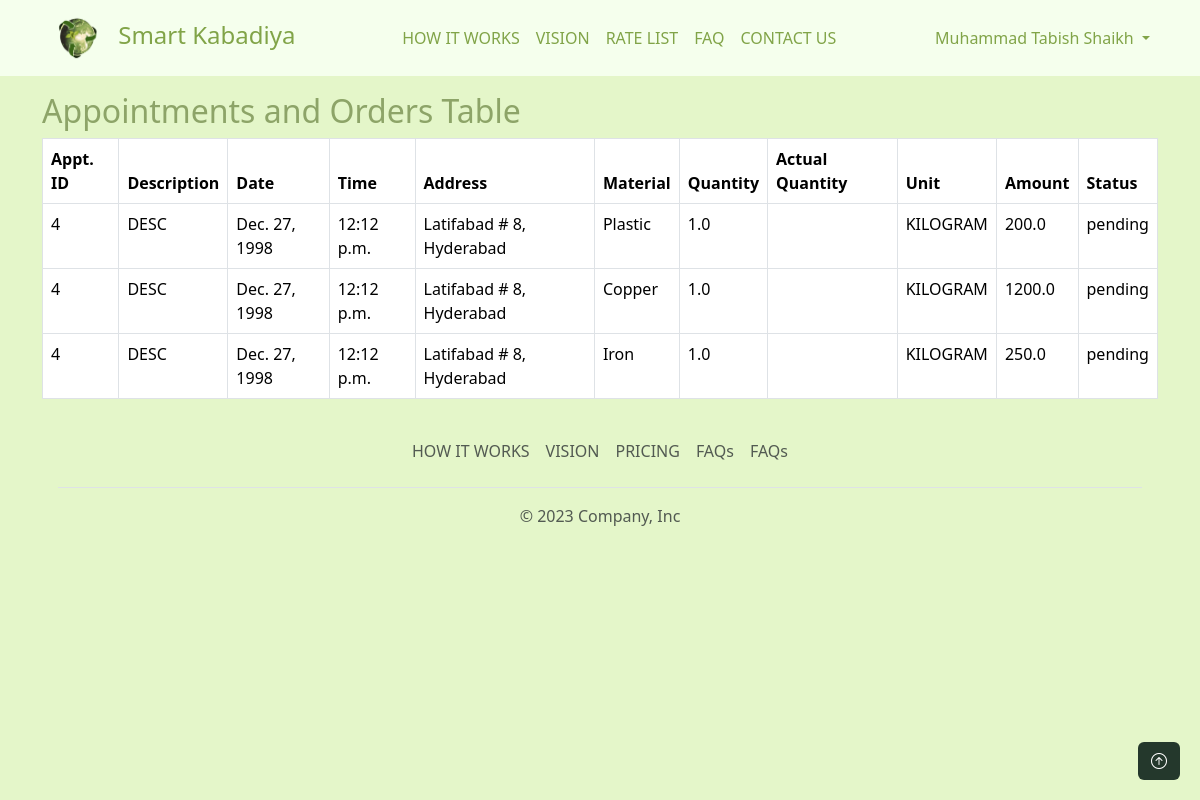
The page /customer/ (signed in) on the database its author committed.
### users/models.py (models this page shows, shortened)
class User(AbstractUser):
    username = None
    email = models.EmailField(unique=True)
    user_type = models.CharField(max_length=10, choices=[(tag.name, tag.value) for tag in UserType], default=UserType.CUSTOMER.value)
    USERNAME_FIELD = 'email'
    REQUIRED_FIELDS = []
    objects = UserManager()
    def is_customer(self):
        return self.user_type == UserType.CUSTOMER.value

### main/models.py (models this page shows, shortened)
class Appointment(TimestampedModel):
    customer = models.ForeignKey(User, on_delete=models.CASCADE, related_name="customer")
    employee = models.ForeignKey(User, on_delete=models.CASCADE, related_name="employee")
    address = models.CharField(max_length=100)
    city = models.CharField(max_length=100)
    state = models.CharField(max_length=100)
    country = models.CharField(max_length=100)
    contact = models.CharField(max_length=100)
    description = models.TextField()
    date = models.DateField()
    time = models.TimeField()
    status = models.CharField(max_length=10, choices=[(tag.name, tag.value) for tag in AppointmentStatus], default=AppointmentStatus.ACTIVE.value)

class Material(TimestampedModel):
    name = models.CharField(max_length=20)
    unit = models.CharField(max_length=20, choices=[(tag.name, tag.value) for tag in MaterialUnits], default=MaterialUnits.GRAM.value)
    rate = models.FloatField()

class Order(TimestampedModel):
    material = models.ForeignKey(Material, on_delete=models.CASCADE)
    quantity = models.FloatField()
    actual_quantity = models.FloatField()
    amount = models.FloatField()
    appointment = models.ForeignKey(Appointment, on_delete=models.CASCADE)

### customer/views.py (the view)
# urls.py: path("", views.customer_index, name="customer_index"),
def customer_index(request):
    appointments = Appointment.objects.filter(customer=request.user)
    res = []
    for appointment in appointments:
        orders = Order.objects.filter(appointment=appointment).order_by('-created_at')
        for order in orders:
            res.append({
                "id": appointment.id,
                "description": appointment.description,
                "date": appointment.date,
                "time": appointment.time,
                "address": appointment.address,
                "material": order.material.name,
                "unit": order.material.unit,
                "quantity": order.quantity,
                "amount": order.amount,
                "status": appointment.status,
            })
    context = {
        "appointments": res
    }
    return render(request, 'customer/index.html', context)

### customer/templates/customer/index.html
{% extends "users/base.html" %}
{% load static %}
{% block content %}
<div class="container">
  <h2>Appointments and Orders Table</h2>
  <table class="table table-bordered">
      <thead>
          <tr>
              <th>Appt. ID</th>
              <th>Description</th>
              <th>Date</th>
              <th>Time</th>
              <th>Address</th>
              <th>Material</th>
              <th>Quantity</th>
              <th>Actual Quantity</th>
              <th>Unit</th>
              <th>Amount</th>
              <th>Status</th>
          </tr>
      </thead>
      <tbody>
          {% for appointment in appointments %}
                  <tr>
                      <td>{{ appointment.id }}</td>
                      <td>{{ appointment.description }}</td>
                      <td>{{ appointment.date }}</td>
                      <td>{{ appointment.time }}</td>
                      <td>{{ appointment.address }}</td>
                      <td>{{ appointment.material }}</td>
                      <td>{{ appointment.quantity }}</td>
                      <td>{{ appointment.actual_quantity }}</td>
                      <td>{{ appointment.unit }}</td>
                      <td>{{ appointment.amount }}</td>
                      <td>{{ appointment.status }}</td>
                  </tr>
          {% endfor %}
      </tbody>
  </table>
</div>
{% endblock content %}

### users/templates/users/base.html (shortened to what this page needs)
{% load static %}
<!Doctype html>
<html lang="en">
  <head>
    <link href="https://cdn.jsdelivr.net/npm/bootstrap@5.3.2/dist/css/bootstrap.min.css" rel="stylesheet">
    <link rel="stylesheet" href="https://cdn.jsdelivr.net/npm/bootstrap-icons@1.11.1/font/bootstrap-icons.css">
    <link rel="stylesheet" href="{% static 'users/custom.css' %}">
  </head>
  <body>
    <nav class="navbar navbar-expand-lg bg-body-tertiary mb-3">
      <div class="container">
        <a class="navbar-brand" href="{% url 'index' %}">
          <img src="{% static 'fresh-logo.png' %}" alt="Logo" width="70" height="50" class="">
          Smart Kabadiya
        </a>
        <div class="collapse navbar-collapse" id="navbarSupportedContent">
          <ul class="navbar-nav mx-auto mb-2 mb-lg-0">
            <li class="nav-item">
              <a class="nav-link"href="{% url "index" %}#how-it-works">HOW IT WORKS</a>
            </li>
            <li class="nav-item">
              <a class="nav-link"href="{% url "index" %}#our-mission">VISION</a>
            </li>
            <li class="nav-item">
              <a class="nav-link"href="{% url "index" %}#pricing">RATE LIST</a>
            </li>
            <li class="nav-item">
              <a class="nav-link"href="{% url "index" %}#faq">FAQ</a>
            </li>
            <li class="nav-item">
              <a class="nav-link"href="{% url "index" %}#contact-us">CONTACT US</a>
            </li>
          </ul>
          {% if user.is_authenticated %}
          <ul class="navbar-nav">
            <li class="nav-item dropdown">
              <a class="nav-link dropdown-toggle" href="#" role="button" data-bs-toggle="dropdown" aria-expanded="false">
                {% if user.get_full_name %}
                {{user.get_full_name}}
                {% else %}
                Please update your name.
                {% endif %}
              </a>
            </li>
          </ul>
          {% else %}
          <div>
            {% comment %} <a href="{% url 'login' %}" class="btn btn-outline">Login</a>  {% endcomment %}
            <a href="{% url 'register' %}" class="btn btn-outline">Sell Scrap</a>
          </div>
          {% endif %}
        </div>
      </div>
    </nav>
    {% block content %}
    {% endblock content %}
    <footer class="footer">
      <div class="container">
          <footer class="p-3">
            <ul class="nav justify-content-center border-bottom pb-3 mb-3">
              <li class="nav-item"><a href="#how-it-works" class="nav-link px-2 text-muted">HOW IT WORKS</a></li>
              <li class="nav-item"><a href="#our-mission" class="nav-link px-2 text-muted">VISION</a></li>
              <li class="nav-item"><a href="#pricing" class="nav-link px-2 text-muted">PRICING</a></li>
              <li class="nav-item"><a href="#faq" class="nav-link px-2 text-muted">FAQs</a></li>
              <li class="nav-item"><a href="#contact-us" class="nav-link px-2 text-muted">FAQs</a></li>
            </ul>
            <p class="text-center text-muted">&copy; 2023 Company, Inc</p>
          </footer>
        </div>
  </footer>
  <a href="#top" id="scrollToTopBtn" class="btn"><i class="bi bi-arrow-up-circle"></i></a>
  </body>
</html>

### users/static/users/custom.css (style rules this page uses)
body { color: #81a448; background-color: #e4f6c9; }
a { color: #C08081; }
body, p, h1, h2, h3, h4, h5, h6 { color: #8da468; }
.navbar { background-color: #f5ffed !important; }
.nav-link { color: #81a448; }
.navbar-brand { font-size:x-large; color: #81a448; }
#scrollToTopBtn { background-color: #24382C; color: #FFF; position: fixed; bottom: 20px; right: 20px; display: block; }

### rows shown on the page
User: get_full_name "Muhammad Tabish Shaikh"
Appointment: description "DESC" "DESC" "DESC", date "Dec. 27, 1998" "Dec. 27, 1998" "Dec. 27, 1998", time "12:12 p.m." "12:12 p.m." "12:12 p.m.", address "Latifabad # 8, Hyderabad" "Latifabad # 8, Hyderabad" "Latifabad # 8, Hyderabad", status "pending" "pending" "pending"
Material: material "Plastic", unit "KILOGRAM"
Order: quantity "1.0", amount "200.0"
Material: material "Copper", unit "KILOGRAM"
Order: quantity "1.0", amount "1200.0"
Material: material "Iron", unit "KILOGRAM"
Order: quantity "1.0", amount "250.0"

### other values the page prints
{{ appointment.id }} "4" "4" "4"
